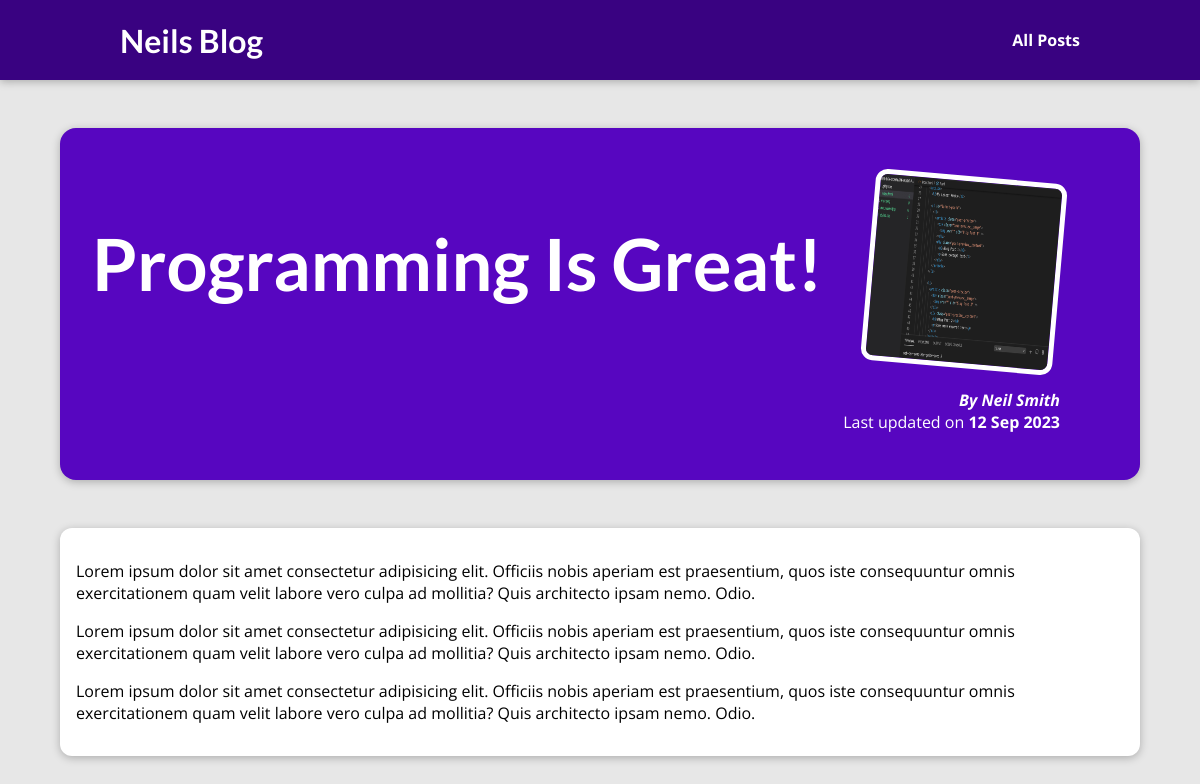
Page /posts/programming-is-fun on the committed database.
### blog/models.py (models this page shows, shortened)
class Post(models.Model):
    title = models.CharField(max_length=150)
    excerpt = models.CharField(max_length=200)
    image_name = models.CharField(max_length=100)
    date = models.DateField(auto_now=True)
    slug = models.SlugField(unique=True, db_index=True)
    content = models.TextField(validators=[MinLengthValidator(10)])
    author = models.ForeignKey(Author, on_delete=models.SET_NULL, null=True, related_name="posts")
    tags = models.ManyToManyField(Tag)

class Author(models.Model):
    first_name = models.CharField(max_length=100)
    last_name = models.CharField(max_length=100)
    email_address = models.EmailField()
    def full_name(self):
        return f"{self.first_name} {self.last_name}"
    def __str__(self):
        return self.full_name()

### blog/views.py (the view)
# urls.py: path("posts/<slug>", views.post_detail, name="post-detail-page"),
def post_detail(request, slug):
    this_post = get_object_or_404(Post, slug=slug)
    return render(request, "blog/post-detail.html", {
        "post": this_post
    })

### blog/templates/blog/post-detail.html (shortened to what this page needs)
 {% extends 'base.html' %}
 {% load static %}
 {% block css_files %}
<link rel="stylesheet" href="{% static 'blog/post-detail.css' %}">
{% endblock css_files %}
{% block content %}
 <section id="summary">
    <h2>{{ post.title }}</h2>
    <article>
        <img src="{% static 'blog/images/'|add:post.image_name %}" alt="{{ post.title }}">
        <address>By {{ post.author }}</address>
        <div>
            Last updated on <time>{{ post.date|date:'d M Y'}}</time>
        </div>
    </article>
 </section>
 <main>
   {{ post.content|linebreaks}}
 </main>
{% endblock content %}

### static/app.css (style rules this page uses)
* { box-sizing: border-box; }
html { font-family: 'Open Sans', 'Lato', sans-serif; }
body { margin: 0; }
h1, h2, h3 { font-family: 'Lato', sans-serif; font-weight: bold; }

### blog/static/blog/post-detail.css (style rules this page uses)
body { background-color: #e7e7e7; }
#summary { margin: 8rem auto 3rem auto; padding: 2rem; width: 90%; max-width: 90rem; border-radius: 16px; background-color: #5706c0; position: relative; box-shadow: 0 2px 8px rgba(0, 0, 0, 0.25); height: 22rem; }
#summary h2 { color: white; font-size: 4.5rem; }
#summary article { position: absolute; top: 2rem; right: 3rem; padding: 1rem 2rem; border-radius: 12px; text-align: right; color: white; }
#summary article img { width: 12rem; height: 12rem; border-radius: 12px; transform: rotateZ(5deg); border: 5px solid white; margin-bottom: 1rem; }
#summary address { font-weight: bold; }
#summary time { font-weight: bold; }
main { width: 90%; max-width: 90rem; margin: 3rem auto; background-color: white; padding: 1rem; border-radius: 12px; box-shadow: 0 2px 8px rgba(0, 0, 0, 0.25); }

### rows in the picture
Post: title "Programming Is Great!", image_name (picture), author "Neil Smith", date "12 Sep 2023", content "Lorem ipsum dolor sit amet consectetur adipisicing elit. Officiis nobis aperiam est praesentium, quos iste consequuntur omnis exercitationem quam velit labore vero culpa ad mollitia? Quis architecto ipsam nemo. Odio. Lorem ipsum dolor sit amet consectetur adipisicing elit. Officiis nobis aperiam est praesentium, quos iste consequuntur omnis exercitationem quam velit labore vero culpa ad mollitia? Quis architecto ipsam nemo. Odio. Lorem ipsum dolor sit amet consectetur adipisicing elit. Officiis nobis aperiam est praesentium, quos iste consequuntur omnis exercitationem quam velit labore vero culpa ad mollitia? Quis architecto ipsam nemo. Odio."
